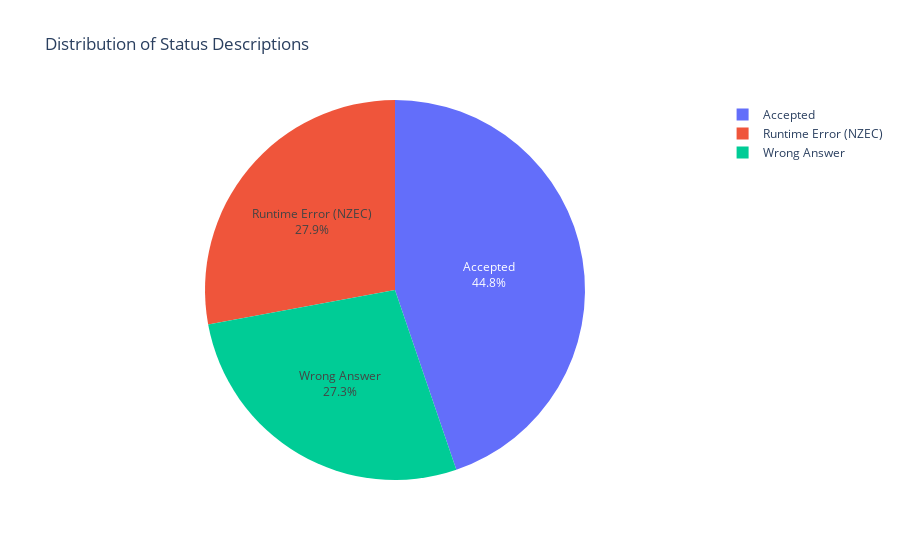
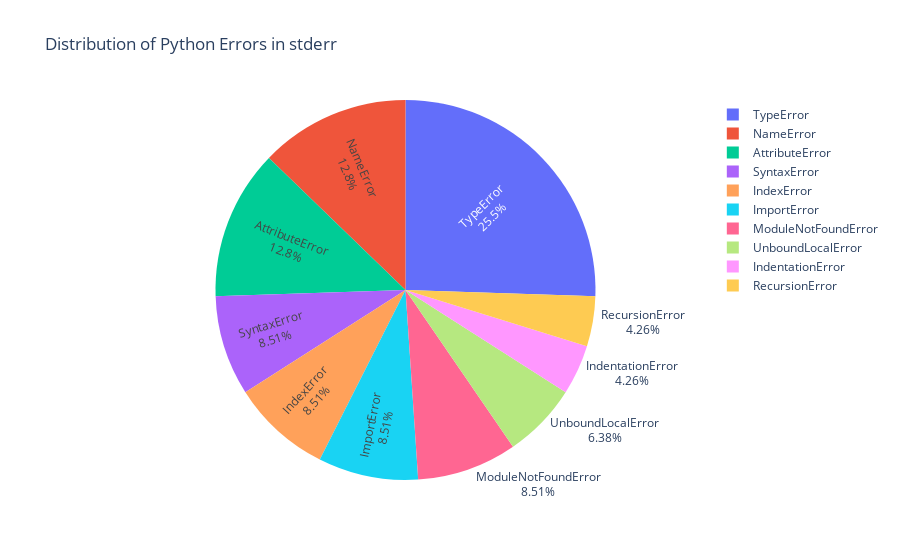
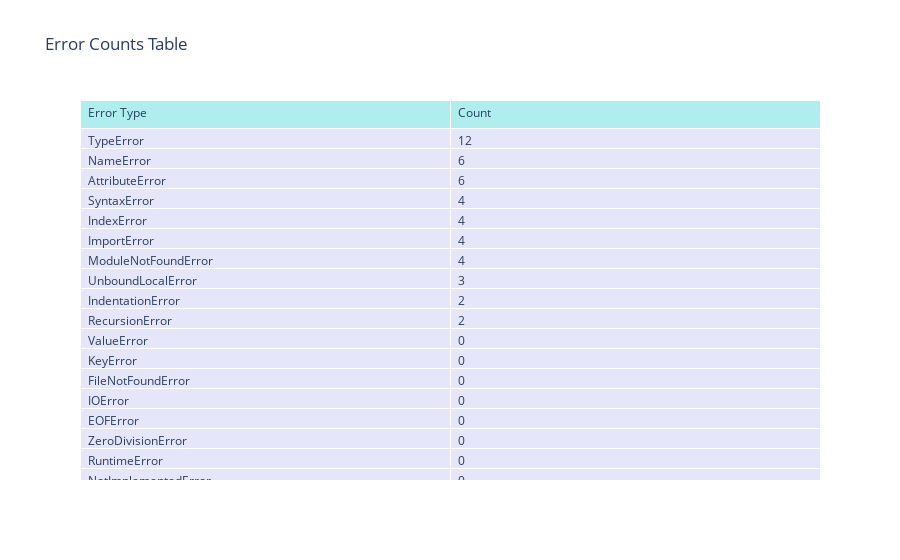

The notebook cell these images were saved under, in order:
### Markdown cell above
### LLAMA ANALYSIS

### Code cell
llama_results_1 = get_normalized_df("/Users/bisman/Documents/ECS 260/Project github/CodeRefineAI/dataset/P1/balanced_samples_llama_codegen_submissions.json")
get_submission_status_charts(llama_results_1)
analyze_runtime_errors(llama_results_1)

### Figure 1 — Plotly figure (JSON) as saved in the notebook; plotly's stock layout.template omitted (floating-point values rounded to 4 significant figures)
{"data": [{"domain": {"x": [0, 1], "y": [0, 1]}, "hovertemplate": "label=%{label}<br>value=%{value}<extra></extra>", "labels": ["Accepted", "Runtime Error (NZEC)", "Wrong Answer"], "legendgroup": "", "name": "", "showlegend": true, "textinfo": "percent+label", "textposition": "inside", "type": "pie", "values": [77, 48, 47]}], "layout": {"legend": {"tracegroupgap": 0}, "title": {"text": "Distribution of Status Descriptions"}}}

### Figure 2 — Plotly figure (JSON) as saved in the notebook; plotly's stock layout.template omitted (floating-point values rounded to 4 significant figures)
{"data": [{"insidetextorientation": "radial", "labels": ["SyntaxError", "IndentationError", "TypeError", "NameError", "IndexError", "AttributeError", "ImportError", "ModuleNotFoundError", "RecursionError", "UnboundLocalError"], "textinfo": "label+percent", "type": "pie", "values": [4, 2, 12, 6, 4, 6, 4, 4, 2, 3]}], "layout": {"title": {"text": "Distribution of Python Errors in stderr"}}}

### Figure 3 — Plotly figure (JSON) as saved in the notebook; plotly's stock layout.template omitted (floating-point values rounded to 4 significant figures)
{"data": [{"cells": {"align": "left", "fill": {"color": "lavender"}, "values": [["TypeError", "NameError", "AttributeError", "SyntaxError", "IndexError", "ImportError", "ModuleNotFoundError", "UnboundLocalError", "IndentationError", "RecursionError", "ValueError", "KeyError", "FileNotFoundError", "IOError", "EOFError", "ZeroDivisionError", "RuntimeError", "NotImplementedError", "MemoryError", "AssertionError", "OverflowError", "StopIteration", "PermissionError", "TimeoutError"], [12, 6, 6, 4, 4, 4, 4, 3, 2, 2, 0, 0, 0, 0, 0, 0, 0, 0, 0, 0, 0, 0, 0, 0]]}, "header": {"align": "left", "fill": {"color": "paleturquoise"}, "values": ["Error Type", "Count"]}, "type": "table"}], "layout": {"title": {"text": "Error Counts Table"}}}
